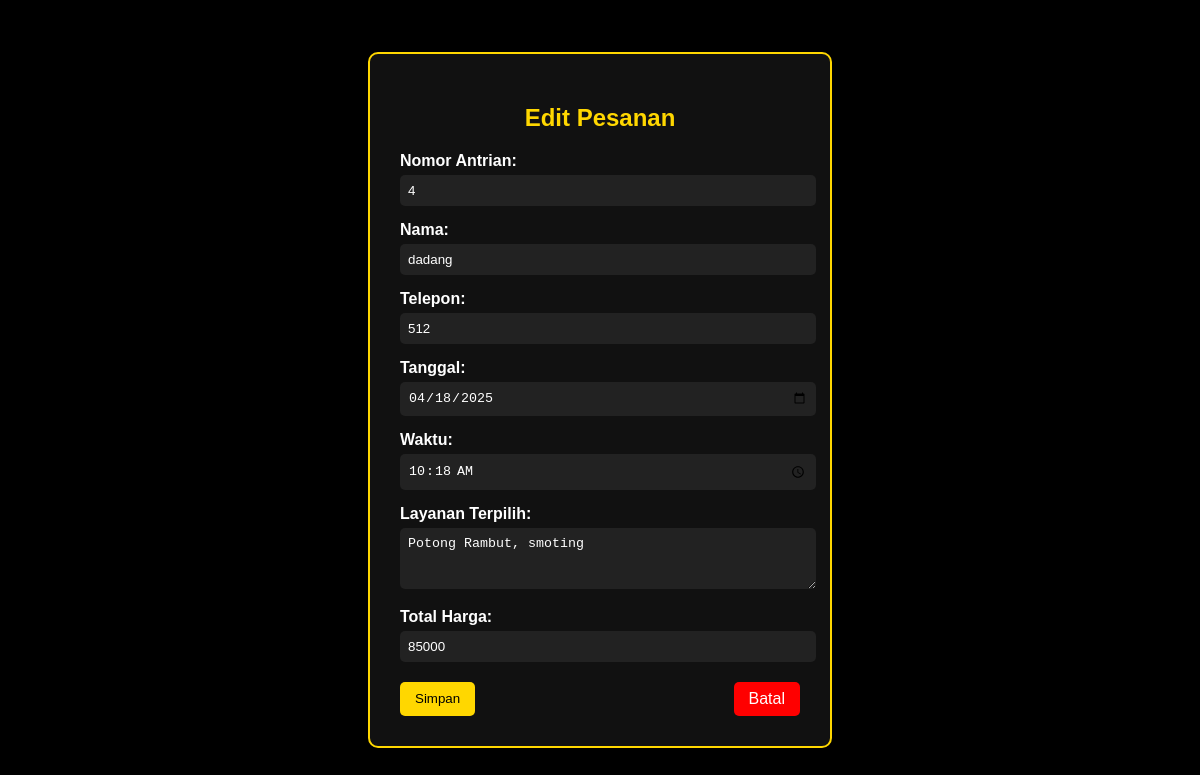
/barbershop/edit_sekarang.php?id=52, run on the app's committed database.
### tables this page shows
CREATE TABLE `detail_pesanan` (
  `id` int(11) NOT NULL,
  `nomor_antrian` int(11) NOT NULL,
  `nama` varchar(255) NOT NULL,
  `phone` varchar(15) NOT NULL,
  `tanggal` date NOT NULL,
  `waktu` time NOT NULL,
  `layanan_terpilih` text DEFAULT NULL,
  `total_harga` int(11) NOT NULL,
  `created_at` timestamp NOT NULL DEFAULT current_timestamp(),
  `status` enum('Belum','Proses','Selesai') DEFAULT 'Belum'
);

### barbershop/edit_sekarang.php (the view, shortened to what this page needs)
<?php
include 'koneksi.php';
$id = $_GET['id'];
$query = mysqli_query($conn, "SELECT * FROM detail_pesanan WHERE id = '$id'");
$data = mysqli_fetch_assoc($query);
?>
<!DOCTYPE html>
<html lang="id">
<head>
    <link rel="stylesheet" href="css/editform.css">
</head>
<body>
    <div class="form-container">
        <h2>Edit Pesanan</h2>
        <form action="proses_edit_sekarang.php" method="POST">
            <label>Nomor Antrian:</label>
            <input type="number" name="nomor_antrian" value="<?= $data['nomor_antrian']; ?>" required>
            <label>Nama:</label>
            <input type="text" name="nama" value="<?= $data['nama']; ?>" required>
            <label>Telepon:</label>
            <input type="text" name="phone" value="<?= $data['phone']; ?>" required>
            <label>Tanggal:</label>
            <input type="date" name="tanggal" value="<?= $data['tanggal']; ?>" required>
            <label>Waktu:</label>
            <input type="time" name="waktu" value="<?= $data['waktu']; ?>" required>
            <label>Layanan Terpilih:</label>
            <textarea name="layanan_terpilih" rows="3"><?= $data['layanan_terpilih']; ?></textarea>
            <label>Total Harga:</label>
            <input type="number" name="total_harga" value="<?= $data['total_harga']; ?>" required>
            <div class="btn-group">
                <button type="submit" class="btn-save">Simpan</button>
                <a href="kelola_pesanan.php" class="btn-cancel">Batal</a>
            </div>
        </form>
    </div>
</body>
</html>

### barbershop/css/editform.css (style rules this page uses)
body { font-family: 'Poppins', sans-serif; background-color: #000; color: #fff; display: flex; justify-content: center; align-items: center; min-height: 100vh; margin: 0; }
.form-container { background-color: #111; border: 2px solid gold; padding: 30px; border-radius: 10px; width: 400px; }
h2 { text-align: center; color: gold; }
label { display: block; margin-top: 15px; font-weight: bold; }
input, textarea { width: 100%; padding: 8px; margin-top: 5px; border-radius: 5px; border: none; background-color: #222; color: #fff; }
.btn-group { display: flex; justify-content: space-between; margin-top: 20px; }
.btn-save { background-color: gold; color: black; padding: 8px 15px; border: none; border-radius: 5px; cursor: pointer; }
.btn-cancel { background-color: red; color: white; padding: 8px 15px; text-decoration: none; border-radius: 5px; }

### data on the page
detail_pesanan: nomor_antrian "4", nama "dadang", phone "512", tanggal "04/18/2025", waktu "10:18:00", layanan_terpilih "Potong Rambut, smoting", total_harga "85000"
